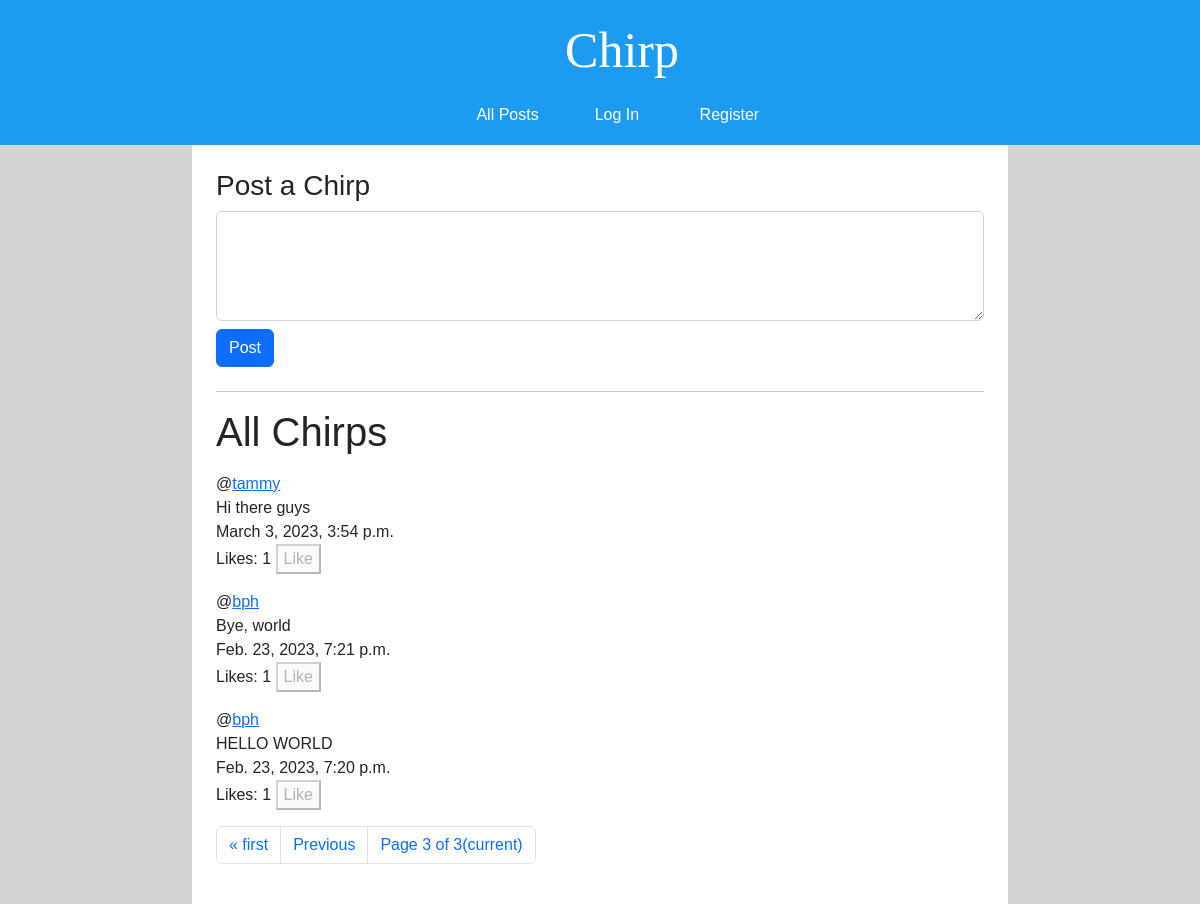
/?page=3, run on the app's committed database.
### network/models.py (models this page shows, shortened)
class Post(models.Model):
    author = models.ForeignKey('User', on_delete=models.CASCADE, related_name="+")
    content = models.TextField(max_length=280, verbose_name='')
    like_count = models.PositiveIntegerField(default=0)                            # REMOVE
    datetime = models.DateTimeField(auto_now_add=True)
    def likes(self):
        return self.like_objs.count()
    def users_liked(self):
        users = [like_obj.user for like_obj in self.like_objs.all()]
        return users

class User(AbstractUser):
    pass

### network/views.py (the view)
# urls.py: path("", views.index, name="index"),
def index(request):
    if request.method == "POST":
        if request.user.is_authenticated:
            f = NewPostForm(request.POST)
            post = f.save(commit=False)
            post.author = request.user
            post.save()
        else:
            return HttpResponse(error_message["login_to_post"])
        return HttpResponseRedirect(reverse("index"))
    else:
        post_list = Post.objects.order_by("-datetime")
        paginator = Paginator(post_list, 10)
        page_number = request.GET.get('page')
        page_obj = paginator.get_page(page_number)
        return render(request, "network/index.html", {
            'form': NewPostForm(),
            'page_obj': page_obj,
        })

### network/forms.py
class NewPostForm(ModelForm):
    class Meta:
        model = Post
        fields = ['content']
        widgets = {
            'content': Textarea(attrs={'class': 'newpost form-control', 'cols': 40, 'rows': 4}),
        }

### network/templates/network/index.html (shortened to what this page needs)
{% extends "network/layout.html" %}
{% block body %}
    <h3>Post a Chirp</h3>
    <div class="new-post-form-container">
        <form action="{% url 'index' %}" method="post">
            {{ form }}
            <input class="btn btn-primary my-2" type="submit" value="Post"/>
        </form>
    </div>
    <hr>
    <h1>All Chirps</h1>
    {% include "network/post-pagination.html" with user=user page_obj=page_obj %}
{% endblock %}

### network/templates/network/post-pagination.html (shortened to what this page needs)
<div class="post-group">
    {% for post in page_obj %}
        <p class="post">
            <div class="post-author" id="postAuthor_{{ post.id }}">@<a href="{% url 'profile' post.author.username %}">{{post.author}}</a></div>
            <div class="post-content-container" id="postContentContainer_{{ post.id }}">
                <div class="post-content" id="postContent_{{ post.id }}" style="display: block">{{post.content}}</div>
            </div>
            <div class="post-datetime" id="postDatetime_{{ post.id }}">{{post.datetime}}</div>
            <div>
                Likes: <span class="like-count" id="likeCount_{{ post.id }}">{{ post.likes }}</span>
                {% if user not in post.users_liked and user.is_authenticated %}
                    <button class="like-unlike-button" id="{{ post.id }}">Like</button>
                {% elif user in post.users_liked and user.is_authenticated %}
                    <button class="like-unlike-button" id="{{ post.id }}">Unlike</button>
                {% else %}
                    <button class="like-unlike-button" id="{{ post.id }}" disabled>Like</button>
                {% endif %}
            </div>
        </p>
    {% empty %}
        <span>So empty... need more posts...</span>
    {% endfor %}
    <nav >
        <ul class="pagination">
            {% if page_obj.has_previous %}
                {% if page_obj.previous_page_number != 1 %}
                    <li class="page-item first"><a class="page-link" href="?page=1">&laquo; first</a></li>
                {% endif %}
                <li class="page-item previous"><a class="page-link" href="?page={{ page_obj.previous_page_number }}">Previous</a></li>
            {% endif %}
            <li class="page-item current">
                <a class="page-link">Page {{ page_obj.number }} of {{ page_obj.paginator.num_pages }}<span class="sr-only">(current)</span></a>
            </li>
        </ul>
    </nav>
</div>

### network/static/network/styles.css (style rules this page uses)
body { background-color: lightgray; font-family: "Varela", sans-serif; }

### data on the page
Post: author "tammy", content "Hi there guys", datetime "March 3, 2023, 3:54 p.m.", likes "1"
Post: author "bph", content "Bye, world", datetime "Feb. 23, 2023, 7:21 p.m.", likes "1"
Post: author "bph", content "HELLO WORLD", datetime "Feb. 23, 2023, 7:20 p.m.", likes "1"

### other printed values
{{ page_obj.number }} "3"
{{ page_obj.paginator.num_pages }} "3"
